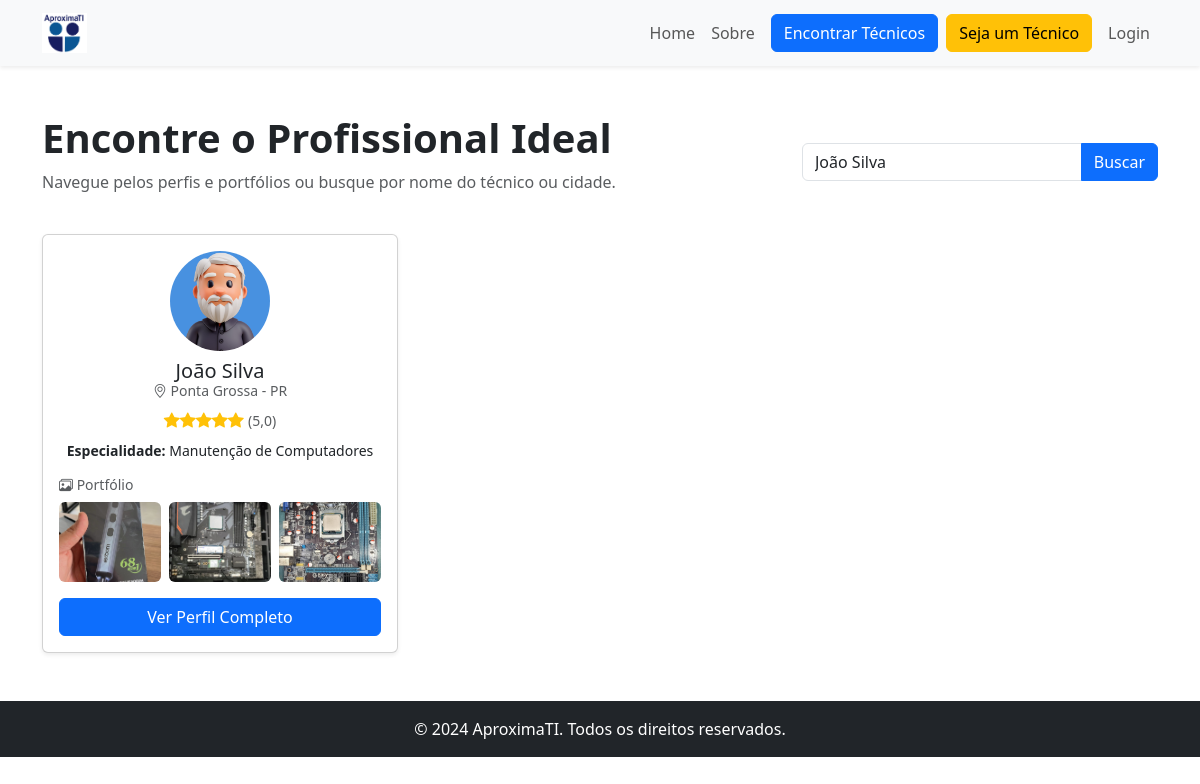
The page /servico1.php?busca=João Silva on the database its author committed.
### tables this page shows
CREATE TABLE `usuarios` (
  `id` int(11) NOT NULL,
  `nome` varchar(100) NOT NULL,
  `email` varchar(100) NOT NULL,
  `senha` varchar(255) NOT NULL,
  `tipo` enum('tecnico','cliente','admin') NOT NULL,
  `telefone` varchar(20) DEFAULT NULL,
  `cidade` varchar(100) DEFAULT NULL,
  `estado` char(2) DEFAULT NULL,
  `foto_perfil` varchar(255) DEFAULT NULL,
  `especialidade` varchar(255) DEFAULT NULL,
  `data_cadastro` datetime DEFAULT current_timestamp()
);

CREATE TABLE `portfolio` (
  `id` int(11) NOT NULL,
  `tecnico_id` int(11) NOT NULL,
  `titulo` varchar(100) NOT NULL,
  `descricao` text DEFAULT NULL,
  `imagem_url` varchar(255) DEFAULT NULL,
  `data_publicacao` datetime DEFAULT current_timestamp()
);

### classes/TecnicoDAO.php (called while the page is built, shortened)
<?php
class TecnicoDAO {
    private $pdo;
    public function __construct(PDO $pdo) {
        $this->pdo = $pdo;
    }
    public function buscarPorTermo($termo) {
        $termoBusca = '%' . $termo . '%';
        $sql = "SELECT u.id, u.nome, u.cidade, u.estado, u.especialidade, u.foto_perfil, AVG(a.nota) as media_avaliacoes
                FROM usuarios u
                LEFT JOIN avaliacoes a ON u.id = a.tecnico_id
                WHERE u.tipo = 'tecnico'
                AND (u.nome LIKE ? OR u.cidade LIKE ?)
                GROUP BY u.id
                ORDER BY u.nome";
        $stmt = $this->pdo->prepare($sql);
        $stmt->execute([$termoBusca, $termoBusca]);
        return $stmt->fetchAll();
    }
}
?>

### classes/PortfolioDAO.php (called while the page is built, shortened)
<?php
class PortfolioDAO {
    private $pdo;
    public function __construct(PDO $pdo) {
        $this->pdo = $pdo;
    }
    public function buscarPorTecnicoId($tecnicoId) {
        $sql = "SELECT * FROM portfolio WHERE tecnico_id = ? ORDER BY data_publicacao DESC";
        $stmt = $this->pdo->prepare($sql);
        $stmt->execute([$tecnicoId]);
        return $stmt->fetchAll();
    }
}
?>

### servico1.php (the view, shortened to what this page needs)
<?php
include 'includes/header.php';
require_once 'includes/db.php';
require_once 'classes/TecnicoDAO.php';
require_once 'classes/PortfolioDAO.php';
$termoBusca = $_GET['busca'] ?? '';
$tecnicoDAO = new TecnicoDAO($pdo);
$portfolioDAO = new PortfolioDAO($pdo);
if (!empty($termoBusca)) {
    $tecnicos = $tecnicoDAO->buscarPorTermo($termoBusca);
} else {
    $tecnicos = $tecnicoDAO->buscarTodos();
}
foreach ($tecnicos as &$tecnico) {
    $tecnico['portfolio'] = $portfolioDAO->buscarPorTecnicoId($tecnico['id']);
}
?>
<main class="container my-5">
    <div class="row mb-4">
        <div class="col-md-8">
            <h1 class="display-6 fw-bold">Encontre o Profissional Ideal</h1>
            <p class="text-muted">Navegue pelos perfis e portfólios ou busque por nome do técnico ou cidade.</p>
        </div>
        <div class="col-md-4 align-self-center">
            <form action="servico1.php" method="get">
                <div class="input-group">
                    <input type="text" class="form-control" name="busca" placeholder="Buscar por nome ou cidade..." value="<?php echo htmlspecialchars($termoBusca); ?>">
                    <button class="btn btn-primary" type="submit">Buscar</button>
                </div>
            </form>
        </div>
    </div>
    <div class="row g-4">
        <?php if (!empty($tecnicos)): ?>
            <?php foreach ($tecnicos as $tecnico): ?>
                <div class="col-md-6 col-lg-4">
                    <div class="card h-100 shadow-sm">
                        <div class="card-body d-flex flex-column">
                            <div class="text-center mb-3">
                                <img src="assets/img/<?php echo htmlspecialchars($tecnico['foto_perfil'] ?? 'avatar_default.png'); ?>" alt="Foto de <?php echo htmlspecialchars($tecnico['nome']); ?>" class="rounded-circle mb-2" style="width: 100px; height: 100px; object-fit: cover;">
                                <h5 class="card-title mb-1"><?php echo htmlspecialchars($tecnico['nome']); ?></h5>
                                <h6 class="card-subtitle mb-2 text-muted small">
                                    <i class="bi bi-geo-alt"></i> <?php echo htmlspecialchars($tecnico['cidade']); ?> - <?php echo htmlspecialchars($tecnico['estado']); ?>
                                </h6>
                                <div class="text-warning mb-2">
                                    <?php if ($tecnico['media_avaliacoes']):
                                        $media = round($tecnico['media_avaliacoes']);
                                        for($i = 0; $i < $media; $i++) { echo '<i class="bi bi-star-fill"></i>'; }
                                    ?>
                                        <span class="text-muted small">(<?php echo number_format($tecnico['media_avaliacoes'], 1, ','); ?>)</span>
                                    <?php else: ?>
                                        <small class="text-muted">Sem avaliações</small>
                                    <?php endif; ?>
                                </div>
                                <p class="card-text small">
                                    <strong>Especialidade:</strong> <?php echo htmlspecialchars($tecnico['especialidade']); ?>
                                </p>
                            </div>
                            <?php if (!empty($tecnico['portfolio'])): ?>
                                <div class="mb-3">
                                    <h6 class="small text-muted mb-2"><i class="bi bi-images"></i> Portfólio</h6>
                                    <div class="row g-2">
                                        <?php foreach ($tecnico['portfolio'] as $item): ?>
                                            <div class="col-4">
                                                <img src="assets/img/portfolio/<?php echo htmlspecialchars($item['imagem_url']); ?>"
                                                     class="img-fluid rounded"
                                                     alt="<?php echo htmlspecialchars($item['titulo']); ?>"
                                                     style="width: 100%; height: 80px; object-fit: cover; cursor: pointer;"
                                                     onclick="window.location.href='perfil.php?id=<?php echo $tecnico['id']; ?>'"
                                                     title="<?php echo htmlspecialchars($item['titulo']); ?>">
                                            </div>
                                        <?php endforeach; ?>
                                    </div>
                                </div>
                            <?php else: ?>
                                <div class="mb-3">
                                    <p class="text-muted small mb-0"><i class="bi bi-images"></i> Sem portfólio ainda</p>
                                </div>
                            <?php endif; ?>
                            <div class="mt-auto">
                                <a href="perfil.php?id=<?php echo $tecnico['id']; ?>" class="btn btn-primary w-100">Ver Perfil Completo</a>
                            </div>
                        </div>
                    </div>
                </div>
            <?php endforeach; ?>
        <?php endif; ?>
    </div>
</main>
<?php
include 'includes/footer.php';
?>

### rows shown on the page
usuarios: foto_perfil (picture), nome "João Silva", cidade "Ponta Grossa", estado "PR", media_avaliacoes "5,0", especialidade "Manutenção de Computadores"
portfolio: imagem_url (picture)
portfolio: imagem_url (picture)
portfolio: imagem_url (picture)
